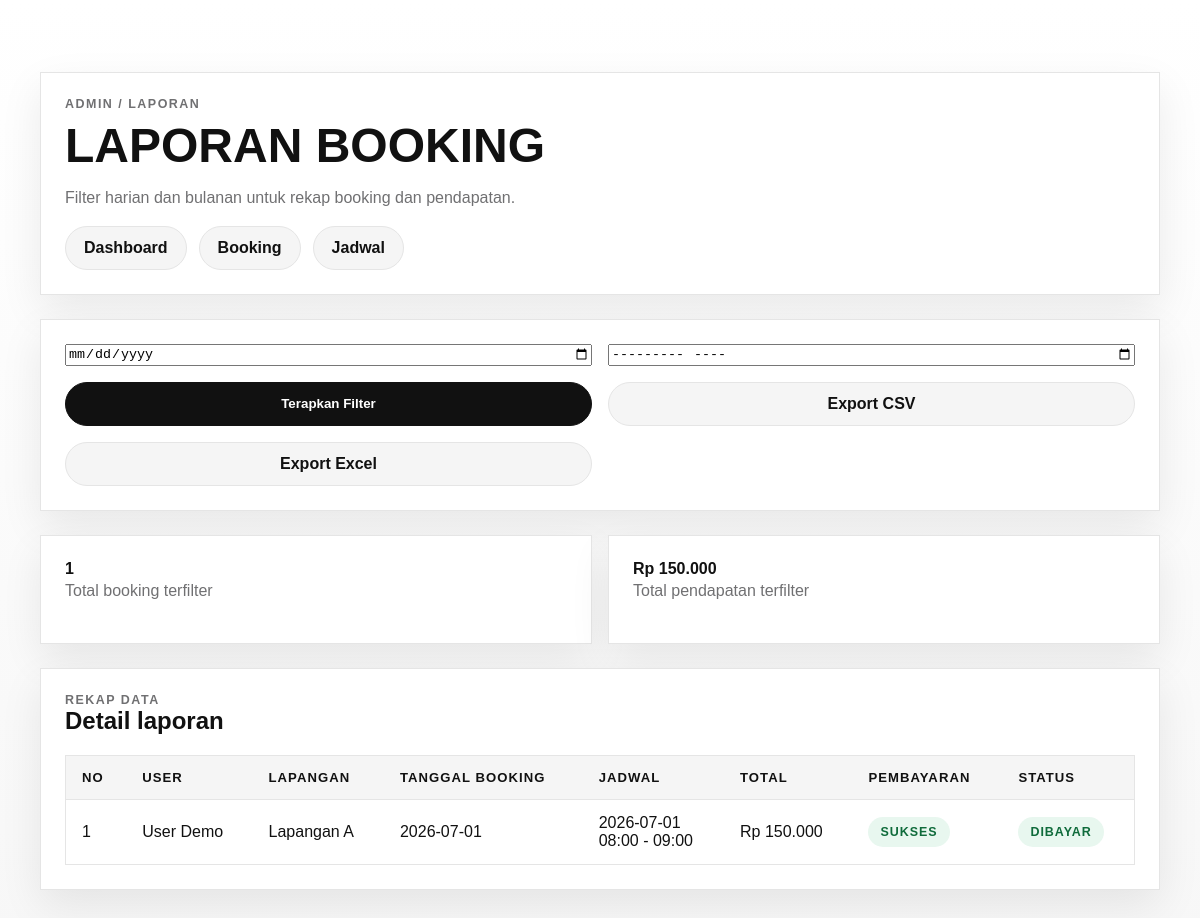
Page /admin/laporan.php (signed in) on the committed database.
### tables this page shows
CREATE TABLE IF NOT EXISTS booking (
  id INT AUTO_INCREMENT PRIMARY KEY,
  user_id INT NOT NULL,
  lapangan_id INT NOT NULL,
  jadwal_id INT NOT NULL,
  tanggal_booking DATE NOT NULL,
  total_harga INT NOT NULL,
  status ENUM('pending', 'dibayar', 'selesai', 'batal') NOT NULL DEFAULT 'pending',
  CONSTRAINT fk_booking_user
    FOREIGN KEY (user_id) REFERENCES users(id)
    ON UPDATE CASCADE
    ON DELETE RESTRICT,
  CONSTRAINT fk_booking_lapangan
    FOREIGN KEY (lapangan_id) REFERENCES lapangan(id)
    ON UPDATE CASCADE
    ON DELETE RESTRICT,
  CONSTRAINT fk_booking_jadwal
    FOREIGN KEY (jadwal_id) REFERENCES jadwal(id)
    ON UPDATE CASCADE
    ON DELETE RESTRICT,
  INDEX idx_booking_user_status (user_id, status),
  INDEX idx_booking_tanggal (tanggal_booking)
);

CREATE TABLE IF NOT EXISTS users (
  id INT AUTO_INCREMENT PRIMARY KEY,
  name VARCHAR(100) NOT NULL,
  email VARCHAR(100) NOT NULL UNIQUE,
  password VARCHAR(255) NOT NULL,
  role ENUM('admin', 'user') NOT NULL DEFAULT 'user',
  created_at TIMESTAMP NOT NULL DEFAULT CURRENT_TIMESTAMP
);

CREATE TABLE IF NOT EXISTS lapangan (
  id INT AUTO_INCREMENT PRIMARY KEY,
  nama_lapangan VARCHAR(100) NOT NULL,
  harga_per_jam INT NOT NULL,
  status ENUM('tersedia', 'maintenance') NOT NULL DEFAULT 'tersedia'
);

CREATE TABLE IF NOT EXISTS jadwal (
  id INT AUTO_INCREMENT PRIMARY KEY,
  lapangan_id INT NOT NULL,
  tanggal DATE NOT NULL,
  jam_mulai TIME NOT NULL,
  jam_selesai TIME NOT NULL,
  status ENUM('tersedia', 'dibooking') NOT NULL DEFAULT 'tersedia',
  CONSTRAINT fk_jadwal_lapangan
    FOREIGN KEY (lapangan_id) REFERENCES lapangan(id)
    ON UPDATE CASCADE
    ON DELETE RESTRICT,
  INDEX idx_jadwal_lapangan_tanggal (lapangan_id, tanggal)
);

CREATE TABLE IF NOT EXISTS pembayaran (
  id INT AUTO_INCREMENT PRIMARY KEY,
  booking_id INT NOT NULL,
  metode VARCHAR(50) NOT NULL,
  status ENUM('pending', 'sukses', 'gagal') NOT NULL DEFAULT 'pending',
  transaction_id VARCHAR(100) DEFAULT NULL,
  created_at TIMESTAMP NOT NULL DEFAULT CURRENT_TIMESTAMP,
  CONSTRAINT fk_pembayaran_booking
    FOREIGN KEY (booking_id) REFERENCES booking(id)
    ON UPDATE CASCADE
    ON DELETE CASCADE,
  UNIQUE KEY uq_pembayaran_transaction_id (transaction_id),
  INDEX idx_pembayaran_booking_status (booking_id, status)
);

### admin/laporan.php (the view, shortened to what this page needs)
<?php
require_once __DIR__ . '/../config/koneksi.php';
if (!function_exists('render_status_badge')) {
  function render_status_badge(string $status): string
  {
    $normalized = strtolower(trim($status));
    $classMap = [
      'pending' => 'status-badge status-pending',
      'dibayar' => 'status-badge status-success',
      'sukses' => 'status-badge status-success',
      'selesai' => 'status-badge status-info',
      'batal' => 'status-badge status-failed',
      'gagal' => 'status-badge status-failed',
    ];
    $class = $classMap[$normalized] ?? 'status-badge status-info';
    return '<span class="' . $class . '">' . htmlspecialchars($status, ENT_QUOTES, 'UTF-8') . '</span>';
  }
}
$bulanFilter = trim($_GET['bulan'] ?? '');
$tanggalFilter = trim($_GET['tanggal'] ?? '');
$sql = 'SELECT b.id, u.name AS user_name, l.nama_lapangan, j.tanggal, j.jam_mulai, j.jam_selesai, b.total_harga, b.status, b.tanggal_booking, p.status AS payment_status
        FROM booking b
        INNER JOIN users u ON u.id = b.user_id
        INNER JOIN lapangan l ON l.id = b.lapangan_id
        INNER JOIN jadwal j ON j.id = b.jadwal_id
  INNER JOIN pembayaran p ON p.booking_id = b.id
        WHERE 1=1';
$params = [];
$sql .= ' ORDER BY b.id DESC';
$stmt = $pdo->prepare($sql);
$stmt->execute($params);
$laporanList = $stmt->fetchAll();
$totalBooking = count($laporanList);
$totalPendapatan = array_reduce($laporanList, static function (int $carry, array $item): int {
    return in_array($item['status'], ['dibayar', 'selesai'], true) ? $carry + (int) $item['total_harga'] : $carry;
}, 0);
require_once __DIR__ . '/../includes/header.php';
?>
<div class="container hero">
  <div class="grid" style="gap: 24px;">
    <div class="card">
      <div class="kicker">Admin / Laporan</div>
      <h1 style="font-size: clamp(2rem, 4vw, 3.2rem);">Laporan booking</h1>
      <p class="muted">Filter harian dan bulanan untuk rekap booking dan pendapatan.</p>
      <div class="nav">
        <a class="pill secondary" href="dashboard_admin.php">Dashboard</a>
        <a class="pill secondary" href="booking.php">Booking</a>
        <a class="pill secondary" href="jadwal.php">Jadwal</a>
      </div>
    </div>
    <section class="card">
      <form class="grid two" method="get">
        <input type="date" name="tanggal" value="<?php echo htmlspecialchars($tanggalFilter, ENT_QUOTES, 'UTF-8'); ?>">
        <input type="month" name="bulan" value="<?php echo htmlspecialchars($bulanFilter, ENT_QUOTES, 'UTF-8'); ?>">
        <button class="button" type="submit">Terapkan Filter</button>
        <a class="button secondary" href="laporan.php?export=csv&amp;tanggal=<?php echo urlencode($tanggalFilter); ?>&amp;bulan=<?php echo urlencode($bulanFilter); ?>">Export CSV</a>
        <a class="button secondary" href="laporan.php?export=xls&amp;tanggal=<?php echo urlencode($tanggalFilter); ?>&amp;bulan=<?php echo urlencode($bulanFilter); ?>">Export Excel</a>
      </form>
    </section>
    <div class="grid two">
      <div class="card">
        <strong><?php echo $totalBooking; ?></strong>
        <p class="muted">Total booking terfilter</p>
      </div>
      <div class="card">
        <strong>Rp <?php echo number_format($totalPendapatan, 0, ',', '.'); ?></strong>
        <p class="muted">Total pendapatan terfilter</p>
      </div>
    </div>
    <section class="card">
      <div class="kicker">Rekap Data</div>
      <h2>Detail laporan</h2>
      <div style="overflow-x: auto;">
        <table class="table">
          <thead>
            <tr>
              <th>No</th>
              <th>User</th>
              <th>Lapangan</th>
              <th>Tanggal Booking</th>
              <th>Jadwal</th>
              <th>Total</th>
              <th>Pembayaran</th>
              <th>Status</th>
            </tr>
          </thead>
          <tbody>
            <?php if (empty($laporanList)): ?>
              <tr>
                <td colspan="8" class="muted">Belum ada data laporan sesuai filter.</td>
              </tr>
            <?php else: ?>
              <?php foreach ($laporanList as $index => $row): ?>
                <tr>
                  <td><?php echo $index + 1; ?></td>
                  <td><?php echo htmlspecialchars($row['user_name'], ENT_QUOTES, 'UTF-8'); ?></td>
                  <td><?php echo htmlspecialchars($row['nama_lapangan'], ENT_QUOTES, 'UTF-8'); ?></td>
                  <td><?php echo htmlspecialchars($row['tanggal_booking'], ENT_QUOTES, 'UTF-8'); ?></td>
                  <td><?php echo htmlspecialchars($row['tanggal'], ENT_QUOTES, 'UTF-8'); ?><br><?php echo htmlspecialchars(substr($row['jam_mulai'], 0, 5) . ' - ' . substr($row['jam_selesai'], 0, 5), ENT_QUOTES, 'UTF-8'); ?></td>
                  <td>Rp <?php echo number_format((int) $row['total_harga'], 0, ',', '.'); ?></td>
                  <td><?php echo render_status_badge($row['payment_status']); ?></td>
                  <td><?php echo render_status_badge($row['status']); ?></td>
                </tr>
              <?php endforeach; ?>
            <?php endif; ?>
          </tbody>
        </table>
      </div>
    </section>
  </div>
</div>
<?php require_once __DIR__ . '/../includes/footer.php'; ?>

### assets/css/style.css (style rules this page uses)
:root { --ink: #111111; --canvas: #ffffff; --soft-cloud: #f5f5f5; --hairline: #e5e5e5; --muted: #707072; --sale: #d30005; --radius: 9999px; --shadow: 0 16px 40px rgba(17, 17, 17, 0.08); --font-sans: Arial, Helvetica, sans-serif; }
* { box-sizing: border-box; }
body { margin: 0; font-family: var(--font-sans); background: linear-gradient(180deg, #ffffff 0%, #f7f7f7 100%); color: var(--ink); }
a { color: inherit; text-decoration: none; }
.container { width: min(1120px, calc(100% - 32px)); margin: 0 auto; }
.nav { display: flex; gap: 12px; flex-wrap: wrap; }
.pill, .button { display: inline-flex; align-items: center; justify-content: center; min-height: 44px; padding: 0 18px; border-radius: var(--radius); border: 1px solid var(--ink); background: var(--ink); color: #fff; font-weight: 700; transition: transform 160ms ease, box-shadow 160ms ease, background-color 160ms ease, color 160ms ease, border-color 160ms ease; }
.button.secondary, .pill.secondary { background: var(--soft-cloud); color: var(--ink); border-color: var(--hairline); }
.hero { padding: 72px 0 56px; }
.card { background: #fff; border: 1px solid var(--hairline); box-shadow: var(--shadow); padding: 24px; transition: transform 180ms ease, box-shadow 180ms ease, border-color 180ms ease; }
.table tbody tr { transition: background-color 150ms ease; }
.kicker { text-transform: uppercase; letter-spacing: 0.12em; color: var(--muted); font-size: 0.78rem; font-weight: 700; }
h1, h2, h3, p { margin-top: 0; }
h1 { font-size: clamp(2.5rem, 6vw, 5rem); line-height: 0.95; text-transform: uppercase; margin: 12px 0 16px; }
p { line-height: 1.6; color: #2f2f31; }
.grid { display: grid; gap: 16px; }
.grid.two { grid-template-columns: repeat(2, minmax(0, 1fr)); }
.table { width: 100%; border-collapse: collapse; background: #fff; border: 1px solid var(--hairline); }
.table th, .table td { padding: 14px 16px; text-align: left; border-bottom: 1px solid var(--hairline); }
.table th { background: var(--soft-cloud); font-size: 0.82rem; text-transform: uppercase; letter-spacing: 0.08em; }
.muted { color: var(--muted); }
.status-badge { display: inline-flex; align-items: center; justify-content: center; min-height: 30px; padding: 0 12px; border-radius: var(--radius); font-size: 0.78rem; font-weight: 700; text-transform: uppercase; letter-spacing: 0.08em; }
.status-success { background: #e8f7ef; color: #0f6b3b; }

### rows in the picture
booking: totalPendapatan "150.000", user.name "User Demo", lapangan.nama_lapangan "Lapangan A", tanggal_booking "2026-07-01", jadwal.tanggal "2026-07-01", jadwal.jam_selesai "08:00 - 09:00", total_harga "150.000", pembayaran.status "SUKSES DIBAYAR"

### other values in the picture
$totalBooking "1"
